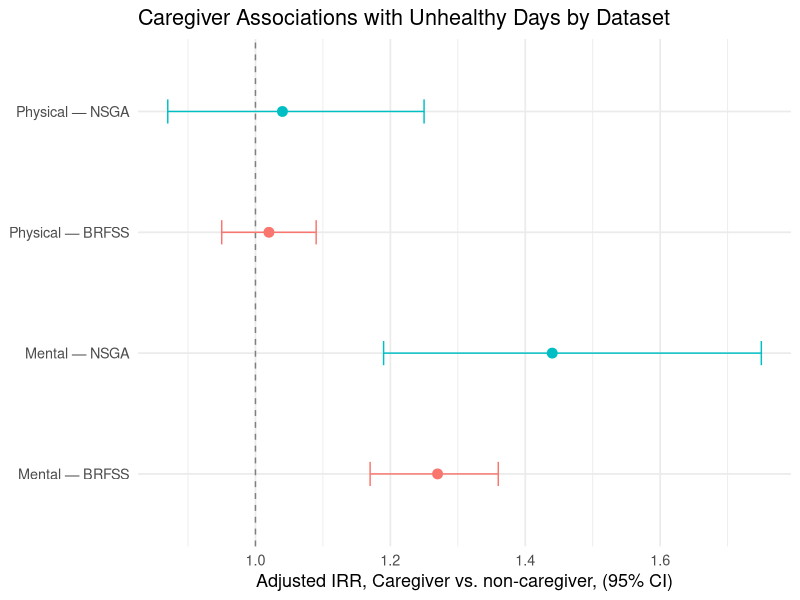

Source code (R):
library(ggplot2)

fig_dat <- data.frame(
  outcome = c("Mentally unhealthy days", "Mentally unhealthy days",
              "Physically unhealthy days", "Physically unhealthy days"),
  dataset = c("BRFSS", "NSGA", "BRFSS", "NSGA"),
  IRR  = c(1.27, 1.44, 1.02, 1.04),    
  low  = c(1.17, 1.19, 0.95, 0.87),    
  high = c(1.36, 1.75, 1.09, 1.25)     
)
fig_dat$bar_name <- c("Mental — BRFSS", "Mental — NSGA",
                      "Physical — BRFSS", "Physical — NSGA")

p <- ggplot(fig_dat, aes(x = IRR, y = outcome, color = dataset)) +
  geom_vline(xintercept = 1, linetype = "dashed", color = "grey50") +
  geom_point(position = position_dodge(width = 0.5), size = 3) +
  geom_errorbarh(aes(xmin = low, xmax = high),
                 position = position_dodge(width = 0.5), height = 0.2) +
  labs(title = "Caregiver Associations with Unhealthy Days by Dataset",
       x = "Adjusted IRR (95% CI)", y = NULL, color = "Sample") +
  theme_minimal(base_size = 13)

fig_dat$bar_name <- c("Mental — BRFSS", "Mental — NSGA",
                      "Physical — BRFSS", "Physical — NSGA")

p <- ggplot(fig_dat, aes(x = IRR, y = bar_name, color = dataset)) +
  geom_vline(xintercept = 1, linetype = "dashed", color = "grey50") +
  geom_point(size = 3) +
  geom_errorbarh(aes(xmin = low, xmax = high), height = 0.2) +
  labs(title = "Caregiver Associations with Unhealthy Days by Dataset",
       x = "Adjusted IRR, Caregiver vs. non-caregiver, (95% CI)", y = NULL, color = "Dataset") +
  theme_minimal(base_size = 13) +
  theme(legend.position = "none")

ggsave("figure2.png", p, width = 8, height = 5, dpi = 300)
